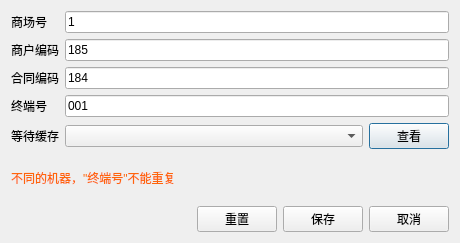
<?xml version="1.0" encoding="UTF-8"?>
<ui version="4.0">
 <class>w_sys_manage_outer_pay_set_isoft</class>
 <widget class="QDialog" name="w_sys_manage_outer_pay_set_isoft">
  <property name="geometry">
   <rect>
    <x>0</x>
    <y>0</y>
    <width>460</width>
    <height>243</height>
   </rect>
  </property>
  <property name="windowTitle">
   <string>Dialog</string>
  </property>
  <layout class="QVBoxLayout" name="verticalLayout">
   <item>
    <layout class="QGridLayout" name="gridLayout" columnstretch="0,1,0">
     <item row="3" column="0">
      <widget class="QLabel" name="label_4">
       <property name="text">
        <string>终端号</string>
       </property>
      </widget>
     </item>
     <item row="0" column="0">
      <widget class="QLabel" name="label">
       <property name="text">
        <string>商场号</string>
       </property>
      </widget>
     </item>
     <item row="1" column="0">
      <widget class="QLabel" name="label_2">
       <property name="text">
        <string>商户编码</string>
       </property>
      </widget>
     </item>
     <item row="2" column="0">
      <widget class="QLabel" name="label_3">
       <property name="text">
        <string>合同编码</string>
       </property>
      </widget>
     </item>
     <item row="4" column="0">
      <widget class="QLabel" name="label_6">
       <property name="text">
        <string>等待缓存</string>
       </property>
      </widget>
     </item>
     <item row="4" column="1">
      <widget class="QComboBox" name="comboBox_upload_caches"/>
     </item>
     <item row="4" column="2">
      <widget class="QPushButton" name="pushButton_show">
       <property name="text">
        <string>查看</string>
       </property>
      </widget>
     </item>
     <item row="3" column="1" colspan="2">
      <widget class="QLineEdit" name="isoft_PosId">
       <property name="text">
        <string>001</string>
       </property>
      </widget>
     </item>
     <item row="2" column="1" colspan="2">
      <widget class="QLineEdit" name="isoft_ContractId">
       <property name="text">
        <string>184</string>
       </property>
      </widget>
     </item>
     <item row="1" column="1" colspan="2">
      <widget class="QLineEdit" name="isoft_TenantId">
       <property name="text">
        <string>185</string>
       </property>
      </widget>
     </item>
     <item row="0" column="1" colspan="2">
      <widget class="QLineEdit" name="isoft_PropertyId">
       <property name="text">
        <string>1</string>
       </property>
      </widget>
     </item>
    </layout>
   </item>
   <item>
    <widget class="QLabel" name="label_5">
     <property name="styleSheet">
      <string notr="true">color:#ff650b;</string>
     </property>
     <property name="text">
      <string>不同的机器，&quot;终端号&quot;不能重复</string>
     </property>
    </widget>
   </item>
   <item>
    <layout class="QHBoxLayout" name="horizontalLayout">
     <item>
      <spacer name="horizontalSpacer">
       <property name="orientation">
        <enum>Qt::Horizontal</enum>
       </property>
       <property name="sizeHint" stdset="0">
        <size>
         <width>40</width>
         <height>20</height>
        </size>
       </property>
      </spacer>
     </item>
     <item>
      <widget class="QPushButton" name="pushButton_reset">
       <property name="text">
        <string>重置</string>
       </property>
      </widget>
     </item>
     <item>
      <widget class="QPushButton" name="pushButton_ok">
       <property name="text">
        <string>保存</string>
       </property>
      </widget>
     </item>
     <item>
      <widget class="QPushButton" name="pushButton_exit">
       <property name="text">
        <string>取消</string>
       </property>
      </widget>
     </item>
    </layout>
   </item>
  </layout>
 </widget>
 <resources/>
 <connections/>
</ui>
